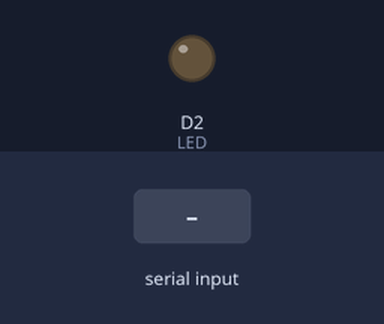
Bench run of a sketch on a simulated ESP8266 (NodeMCU). Shown: output pins drawn as LEDs (lit = HIGH). Inputs (shaded band) come from the test bench. What the sketch prints to the serial monitor is not drawn.

Above: at 1.2 s.
1.3 s: "1" received over Serial
At 2.5 s:
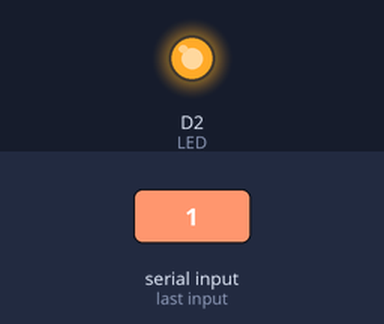
2.8 s: "0" received over Serial
At 3.7 s:
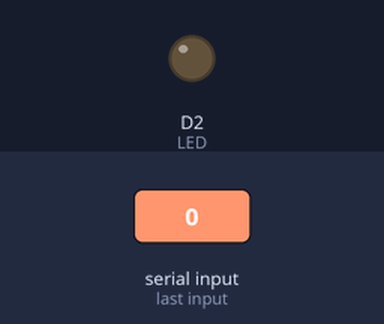
Timing chart, 0 to 5.8 s (numbered marks = the images above; inputs shaded):
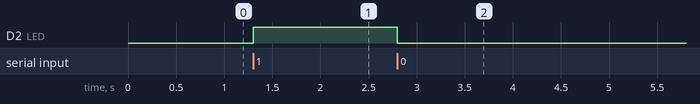

Measured:
- after the input at 1.3 s, D2 (LED): LOW → HIGH at once
- after the input at 2.8 s, D2 (LED): HIGH → LOW at once

The sketch:

Activity-11_Consol_Controlled_Automation_System.ino
```cpp
char data;
int LED=D2;
void setup()
{
  Serial.begin(9600);
  pinMode(LED, OUTPUT);
 // digitalWrite (LED, HIGH); //initially set to low
  Serial.println("This is my First Example.");
}
void loop()
{
while (Serial.available())
  {Serial.println(data);
    data = Serial.read();


  }
  if (data == '1')
  digitalWrite (LED, HIGH);


  else if (data == '0')
  digitalWrite (LED, LOW);
}
```
